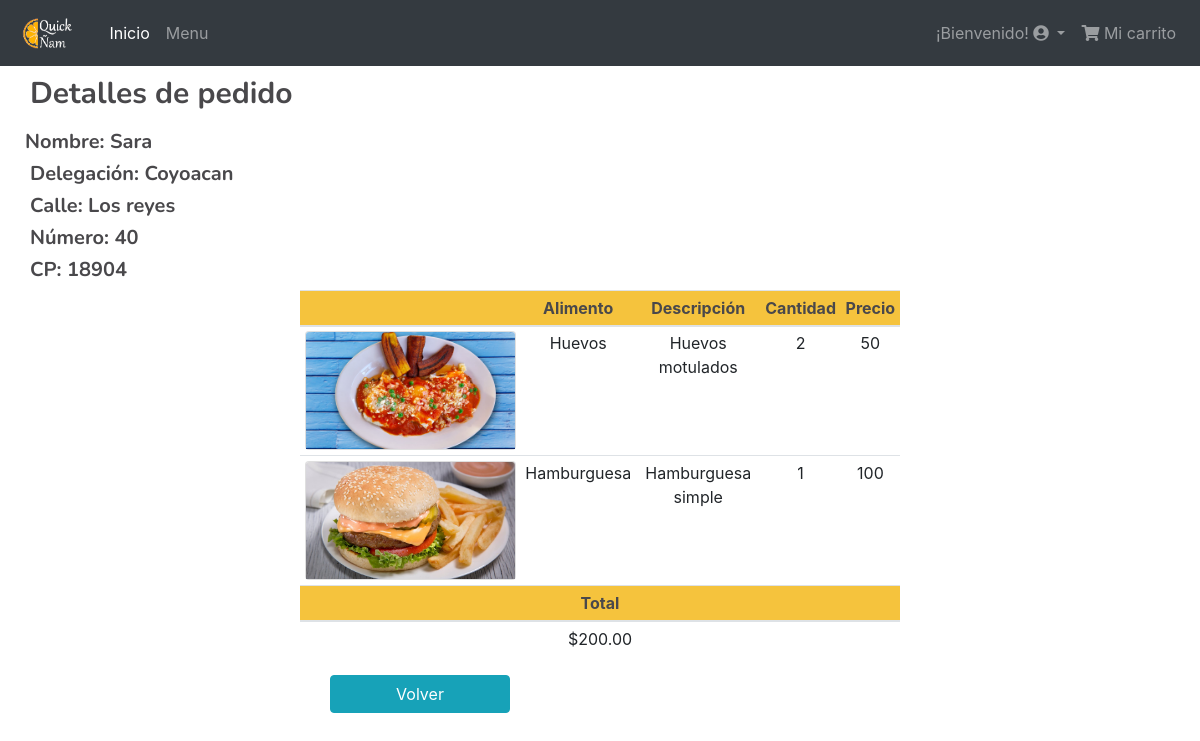
Screenshot of /usuarios/cliente/carrito-pedido/1 (signed in) with the database file from the repository.
### cliente/models.py (models this page shows)
class Orden(models.Model):
    user = models.ForeignKey(Cliente, blank=True, null=True, on_delete=models.CASCADE)
    order_id = models.CharField(unique=True, max_length=120, default='abc')
    ubicacion = models.ForeignKey(Ubicacion, on_delete=models.CASCADE, blank=True)
    carrito = models.OneToOneField(Carrito, on_delete=models.CASCADE)
    estado = models.IntegerField(default = 0, choices=ORDER_STATUS, blank=True)
    fecha = models.DateTimeField(auto_now_add=True)
    total = models.DecimalField(default=1000.0, max_digits=300, decimal_places=2)

class ArticuloCarrito(models.Model):
    producto = models.ForeignKey(Alimento, on_delete=models.CASCADE)
    cantidad = models.IntegerField(default=1)
    precio = models.FloatField(blank=True)
    carrito = models.ForeignKey('Carrito', on_delete=models.CASCADE)

### usuarios/models.py (models this page shows)
class Ubicacion(models.Model):
    cliente = models.ForeignKey(Cliente, on_delete=models.CASCADE)
    delegacion = models.CharField(max_length=50)
    calle = models.CharField(max_length=255)
    numero = models.CharField(max_length=5)
    cp = models.CharField(max_length= 5)

### admin_alimentos/models.py (models this page shows, shortened)
class Alimento(models.Model):
	nombre = models.CharField(max_length=200)
	precio = models.IntegerField()
	foto = models.ImageField(blank=True, upload_to = 'fotos')
	descripcion =models.CharField(max_length=300)
	categoria = models.ForeignKey(Categoria, on_delete=models.CASCADE)

### cliente/views.py (the view)
# urls.py: path('carrito-pedido/<int:id>', views.CarritoPedido.as_view(), name ='carrito_pedido'),
class CarritoPedido(LoginRequiredMixin, View):
    template = "carrito/carrito_pedido.html"
    def get(self, request, id):
        carrito= Carrito.objects.get(id=id)
        orden= Orden.objects.get(carrito=carrito.id)
        articulos = ArticuloCarrito.objects.filter(carrito = carrito.id)
        context = {"carrito": carrito, "articulos":articulos, "orden":orden}
        return render(request, self.template, context)

### cliente/templates/carrito/carrito_pedido.html
{% extends 'base_cliente.html' %}
{% load bootstrap4 %}
{% block body_content %}
{%if user.is_authenticated%}
<h1>Detalles de pedido </h1>
<h3> Nombre: {{user.first_name}}</h3>
<h4>Delegación: {{orden.ubicacion.delegacion}}</h4>
<h4>Calle: {{orden.ubicacion.calle}}</h4>
<h4>Número: {{orden.ubicacion.numero}}</h4>
<h4>CP: {{orden.ubicacion.cp}}</h4>
<table  class="table table-sm table-hover"  style="text-align: center;">
    <thead class="thead-warning">
        <tr>
            <th scope="col" ></th>
            <th scope="col" >Alimento</th>
            <th scope="col" >Descripción</th>
			<th scope="col">Cantidad</th>
			<th scope="col">Precio</th>
		</tr>
	</thead>
	<tbody>
		{%for articulo in articulos%}
		    <tr>
				{%if carrito.completado == True%}
				    <td>
				    <div class="card text-center">
      				<div class="card-block">
				    <img class="card-img-top" src="/media/{{articulo.producto.foto}}">
				    </div>
				    </div>
					<td>{{articulo.producto.nombre}}</td>
					<td>{{articulo.producto.descripcion}}</td>
					<td>{{articulo.cantidad}}</td>
					<td>{{articulo.producto.precio}}</td>
				{%endif%}
			</tr>
		{%endfor%}
	</tbody>
</table>
<table class="table table-sm table-hover" style="text-align: center;">
    <thead class="thead-warning">
        <tr>
			<th scope="col" >Total</td>
	    </tr>
	</thead>
	<tbody>
        <tr>
            <td> ${{orden.total}}</td>
		</tr>
	</tbody>
</table>
<div style="text-align: right; width: 530px; padding: 20px">
	<a  class="btn btn-info"  href="{% url 'cliente:ver_pedidos' %}" style = "width: 180px"> Volver</a>
</div>
{%endif%}
{% endblock body_content %}

### cliente/static/css/main.css (style rules this page uses)
.table { margin: auto; width: 50% !important; }
th { background-color: #f5c33d; color: #49484b; }
h1 { color: #49484b; font-family: "Nunito"; font-size: 30px; font-weight: bold; margin-left:20px; padding:10px; }
h3 { color: #49484b; font-family: "Nunito"; font-size: 20px; font-weight: bold; margin-left:25px; }
h4 { color: #49484b; font-family: "Nunito"; font-size: 20px; font-weight: bold; margin-left:30px; }

### rows the page displays
Orden: ubicacion.delegacion "Coyoacan", ubicacion.calle "Los reyes", ubicacion.numero "40", ubicacion.cp "18904", total "200.00"
ArticuloCarrito: producto.foto (picture), producto.nombre "Huevos", producto.descripcion "Huevos motulados", cantidad "2", producto.precio "50"
ArticuloCarrito: producto.foto (picture), producto.nombre "Hamburguesa", producto.descripcion "Hamburguesa simple", cantidad "1", producto.precio "100"

### other values shown
{{ user.first_name }} "Sara"
